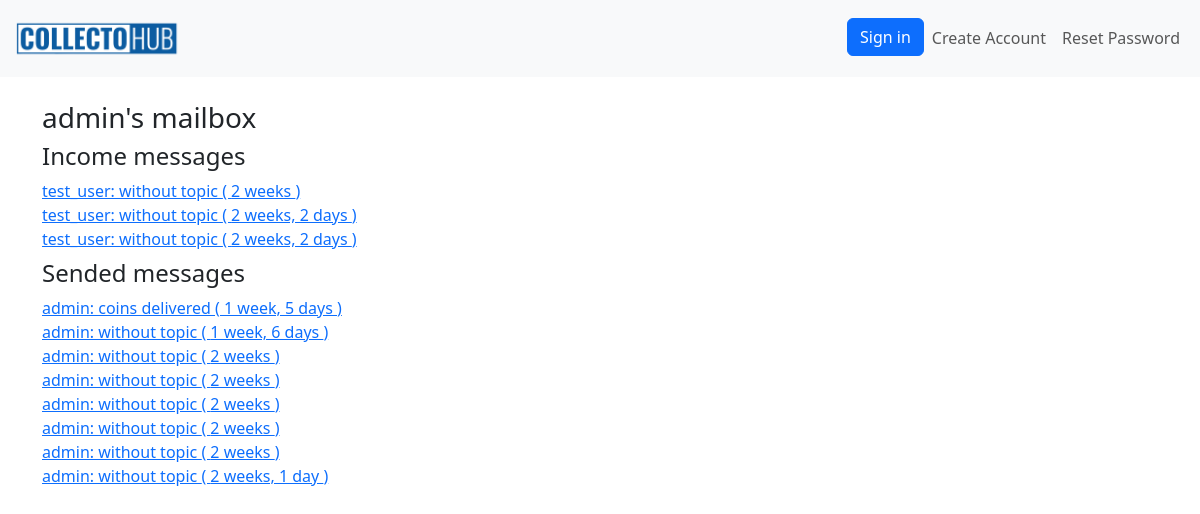
Before: /user/mailbox/1/ with the older database file.
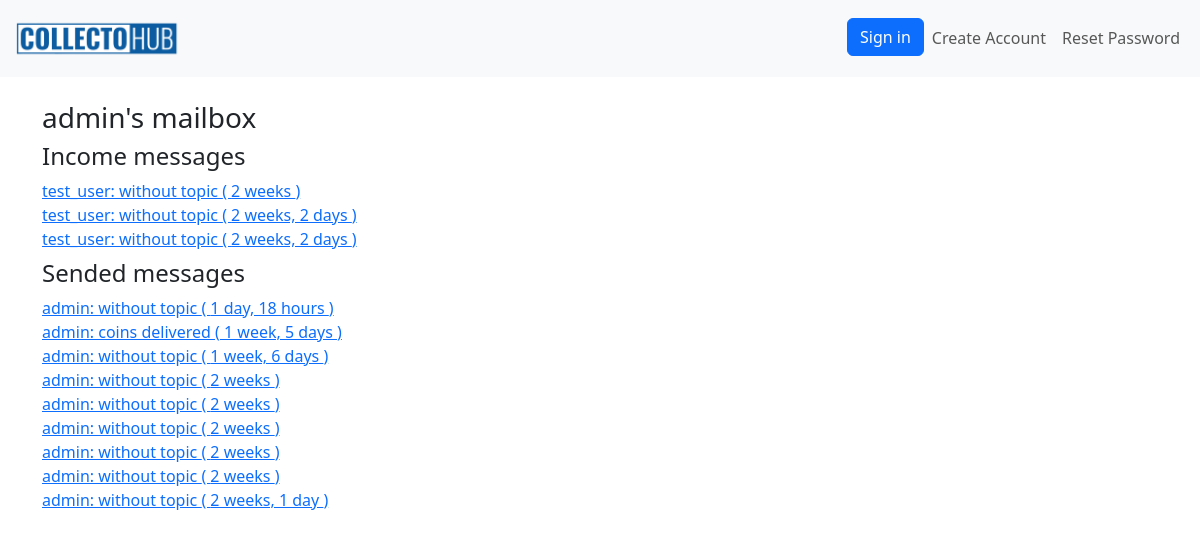
After: the same page with the newer database file.
### coins/models.py (models this page shows)
class Message(models.Model):
    text = models.TextField()
    author = models.ForeignKey(User, related_name="created_messages", on_delete=models.CASCADE)
    recipient = models.ForeignKey(User, related_name="received_messages", on_delete=models.CASCADE)
    created = models.DateTimeField(auto_now_add=True)
    is_read = models.BooleanField(default=False)
    topic = models.CharField(default='without topic', max_length=128)
    def __str__(self):
        return f"{self.author}: {self.topic}"
    class Meta:
        ordering = ['-created']

### coins/views.py (the view)
# urls.py: path('user/mailbox/<int:pk>/', views.MailBox.as_view(), name='user-mail-box'),
class MailBox(DetailView):
    model = User
    template_name = 'coins/mail_box.html'
    context_object_name = 'owner'

### coins/context_processors.py (called while the page is built)
def statistics_processor(request):
    return {
        'num_coins': Coin.objects.filter(status='a').count()
    }

### coins/templates/coins/mail_box.html (shortened to what this page needs)
{% extends 'coins/base.html' %}
{% block content %}
<h3>{{ owner }}'s mailbox</h3>
    <h4> Income messages </h4>
    {% for message in owner.received_messages.all %}
    <div>
        <a href="{% url 'coins:message-detail' pk=message.id %}
        " class="
        ">
        {{ message }} ( {{ message.created|timesince }} )
        </a>
    </div>
    {% endfor %}
    <h4 class="mt-2"> Sended messages </h4>
    {% for message in owner.created_messages.all %}
    <div>
        <a href="{% url 'coins:message-detail' pk=message.id %}
        " class="
        ">
        {{ message }} ( {{ message.created|timesince }} )
        </a>
    </div>
    {% endfor %}
{% endblock %}

Changed rows visible on the page:
added Message: author+topic "admin: without topic", created "1 day, 18 hours", shown under "Sended messages"
